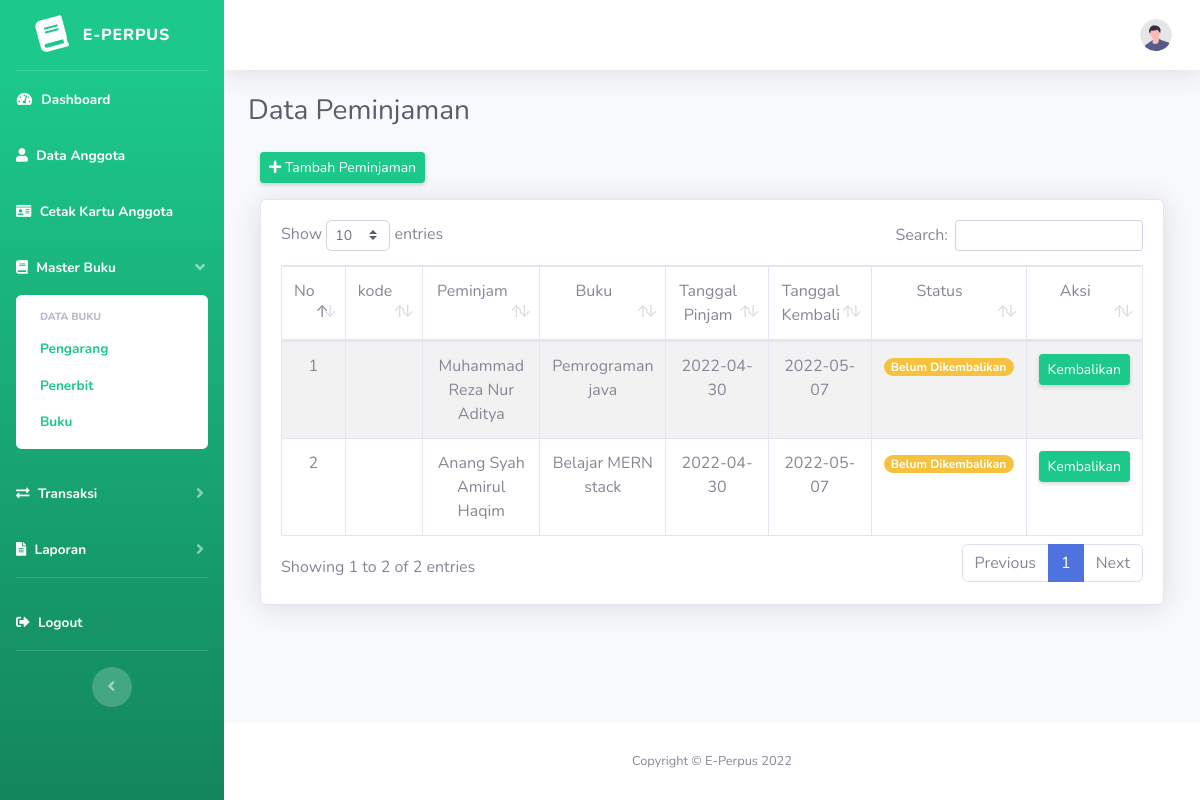
The page /index.php/peminjaman on the database as committed earlier.
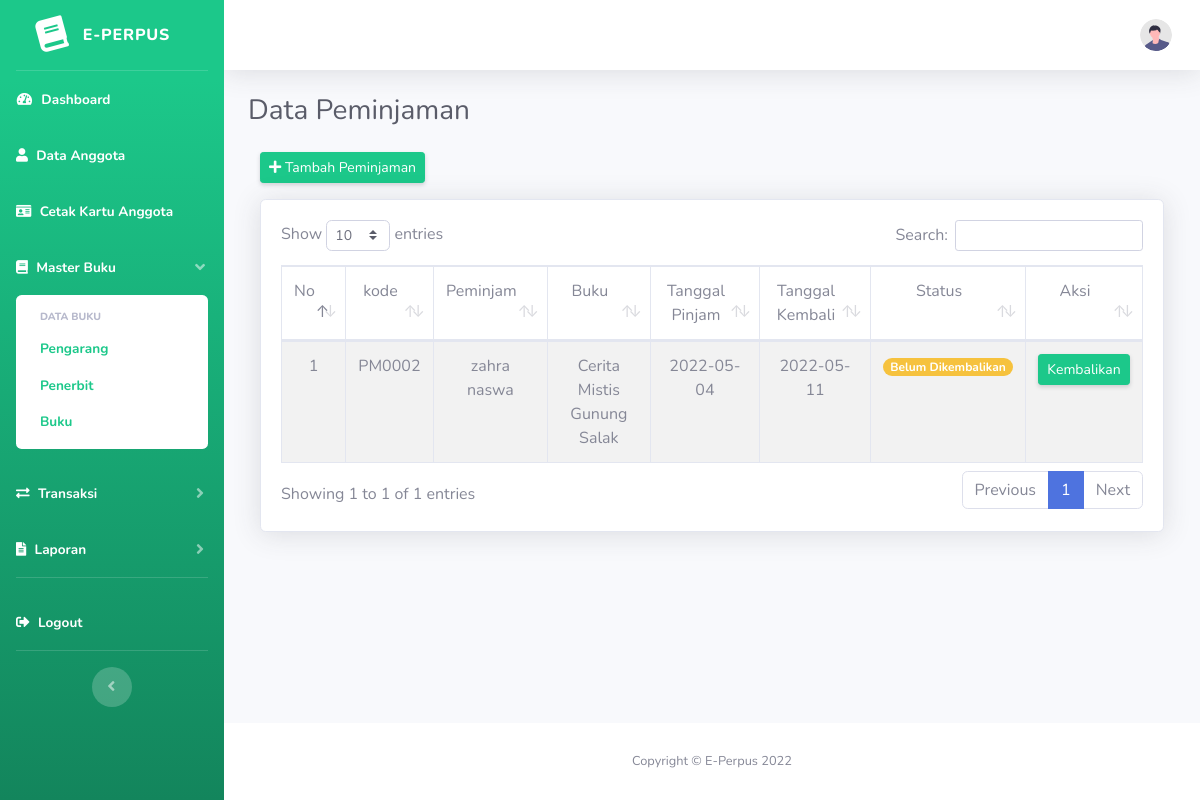
The same page on the database as committed later.
### tables this page shows
CREATE TABLE `peminjaman` (
  `id_pinjam` int(11) NOT NULL,
  `kode_peminjaman` varchar(10) NOT NULL,
  `id_anggota` int(11) NOT NULL,
  `id_buku` int(11) NOT NULL,
  `tgl_pinjam` date NOT NULL,
  `tgl_kembali` date NOT NULL
);

CREATE TABLE `anggota` (
  `id_anggota` int(11) NOT NULL,
  `kode_anggota` varchar(10) NOT NULL,
  `foto` varchar(255) NOT NULL,
  `nama_anggota` varchar(255) NOT NULL,
  `jenis_kelamin` varchar(20) NOT NULL,
  `alamat` text NOT NULL,
  `no_hp` bigint(13) NOT NULL
);

CREATE TABLE `buku` (
  `id_buku` int(11) NOT NULL,
  `kode_buku` varchar(10) NOT NULL,
  `id_pengarang` int(11) NOT NULL,
  `id_penerbit` int(11) NOT NULL,
  `judul_buku` varchar(50) NOT NULL,
  `tahun_terbit` int(11) NOT NULL,
  `jumlah` int(11) NOT NULL
);

### application/controllers/Peminjaman.php (called while the page is built, shortened)
<?php
class Peminjaman extends CI_Controller {
    public function __construct()
    {
        $this->load->model('m_peminjaman');
    }
    public function index()
    {
        $isi['content'] = 'peminjaman/v_peminjaman';
        $isi['judul'] = 'Data Peminjaman';
        $isi['data_peminjaman'] = $this->m_peminjaman->getDataPeminjaman();
        $this->load->view('v_dashboard', $isi);
    }
}

### index.php (called while the page is built, shortened)
<?php
require_once BASEPATH.'core/CodeIgniter.php';

### application/models/m_peminjaman.php (called while the page is built, shortened)
<?php
class M_peminjaman extends CI_Model {
    public function getDataPeminjaman()
    {
        $this->db->select('*');
        $this->db->from('peminjaman');
        $this->db->join('anggota', 'peminjaman.id_anggota = anggota.id_anggota');
        $this->db->join('buku', 'peminjaman.id_buku = buku.id_buku');
        return $this->db->get()->result();
    }
}

### application/views/peminjaman/v_peminjaman.php (the view, shortened to what this page needs)
<div class="container-fluid">
    <div class="row">
        <div class="col-md-12 mb-3">
            <a href="<?= base_url('Peminjaman/tambah_peminjaman'); ?>" class="btn btn-sm btn-success shadow-sm"><i class="fa fa-plus"></i> Tambah Peminjaman</a>
        </div>
    </div>
    <div class="card shadow">
        <div class="card-body">
            <div class="table-responsive">
                <table class="table table-bordered table-striped text-center" id="dataTable" width="100%" cellspacing="0">
                    <thead>
                        <tr>
                            <td>No</td>
                            <td>kode</td>
                            <td>Peminjam</td>
                            <td>Buku</td>
                            <td>Tanggal Pinjam</td>
                            <td>Tanggal Kembali</td>
                            <td>Status</td>
                            <td>Aksi</td>
                        </tr>
                    </thead>
                    <tbody>
                        <?php
                            $no = 1;
                            foreach ($data_peminjaman AS $row) {
                                $tgl_kembali = new DateTime($row->tgl_kembali);
                                $tgl_sekarang = new DateTime();
                                $selisih = $tgl_sekarang->diff($tgl_kembali)->format("%a");
                                ?>
                                <tr>
                                    <td><?= $no++; ?></td>
                                    <td><?= $row->kode_peminjaman; ?></td>
                                    <td><?= $row->nama_anggota ?></td>
                                    <td><?= $row->judul_buku ?></td>
                                    <td><?= $row->tgl_pinjam ?></td>
                                    <td><?= $row->tgl_kembali ?></td>
                                    <td>
                                        <?php
                                            if ($tgl_kembali >= $tgl_sekarang OR $selisih == 0) {
                                                echo "<span class='badge badge-pill badge-warning'>Belum Dikembalikan</span>";
                                            } else {
                                                echo "Telat <b style = 'color: red;'>".$selisih."</b> Hari <br><span class='badge badge-pill badge-danger'> Denda Perhari = Rp1000</span>";
                                            }
                                        ?>
                                    </td>
                                    <td>
                                        <span><a href="<?= base_url('Peminjaman/kembalikan/')?><?= $row->id_pinjam; ?>" class="btn btn-sm btn-success shadow-sm" onclick="return confirm('Yakin Buku Ini Mau Dikembalikan')">Kembalikan</a></span>
                                    </td>
                                </tr>
                            <?php }
                        ?>
                    </tbody>
                </table>
            </div>
        </div>
    </div>
</div>

Rows that differ between the two databases and show on the page:
removed peminjaman: id_anggota.nama_anggota "Muhammad Reza Nur Aditya", id_buku.judul_buku "Pemrograman java", tgl_pinjam "2022-04-30", tgl_kembali "2022-05-07", shows "Belum Dikembalikan"
removed peminjaman: id_anggota.nama_anggota "Anang Syah Amirul Haqim", id_buku.judul_buku "Belajar MERN stack", tgl_pinjam "2022-04-30", tgl_kembali "2022-05-07", shows "Belum Dikembalikan"
added peminjaman: kode_peminjaman "PM0002", id_anggota.nama_anggota "zahra naswa", id_buku.judul_buku "Cerita Mistis Gunung Salak", tgl_pinjam "2022-05-04", tgl_kembali "2022-05-11", shows "Belum Dikembalikan"
Other text that changed with them:
text written by a page script: "Show entries Search: Showing 1 to 2 of 2 entries Previous 1 Next" → "Show entries Search: Showing 1 to 1 of 1 entries Previous 1 Next"
